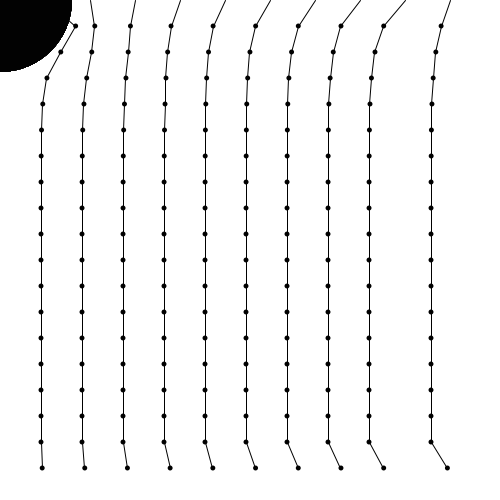
Frame 1 (no input)
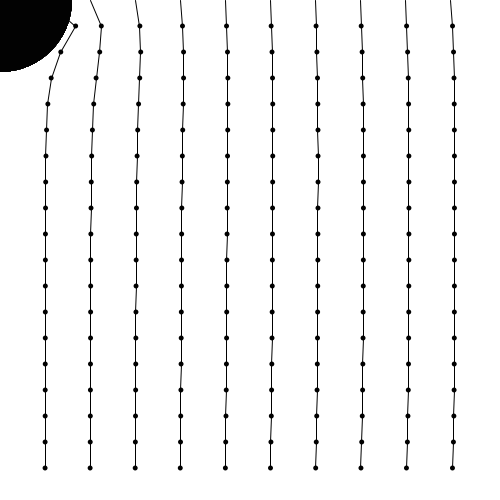
Frame 60 (the mouse pressed at the canvas centre just before this capture)
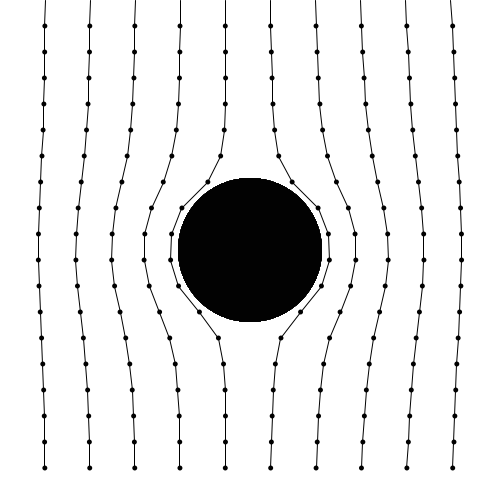
Frame 120 (the mouse held since frame 60 and released just before this capture)

The Processing sketch that drew these frames (run headless with seeded random() and noise(); from frame 60 on, the mouse is pressed at the canvas centre):

// Processing sketch: processing_29511
// ── processing_29511.pde

int xdivs = 12;
int ydivs = 20;
int edge = 500;
int ycell = edge/(ydivs-1);
int y = 100;
int radius = 5;
float body = 200;
float xbody = 10;
 float[][] particles = new float[xdivs][ydivs];

 
void setup() {
 size(500, 500);
 smooth();
 background(255);
 for (int i = 1; i < (xdivs-1); i ++ ) {//loop elements in x direction
   for (int j = 1; j < (ydivs-1); j ++ ) {
        particles[0][j] = 0;
     particles[xdivs - 1][j] = width;
     float xcell = edge/xdivs;
     fill(0);
     noStroke();
     if (i*xcell < xbody * sin(PI/(ydivs-1) * j)) 
     xcell = xbody * sin(PI/(ydivs-1) * j)/i;//make elements go outside the border
     ellipse(i*xcell, j*ycell, radius, radius);
     particles[i][j] = i*xcell;//write x value as element of array
   }
 }
}

void draw(){
 update();
}
 

void update() {
  background(255);
  if (xbody < body)
  xbody = xbody + sqrt(body-xbody)/3;
for (int i = 1; i < (xdivs-1); i ++ ) {
  for (int j = 1; j < (ydivs-1); j ++ ) {
    float xcell = edge/(xdivs-1);
     
     particles[0][j] = 0;
     particles[i][0] = i*xcell;
     particles[xdivs-1][j] = width;
     particles[i][ydivs-1] = i*xcell;
     
     float force1 = particles[i+1][j] - 2*particles[i][j] + particles[i-1][j];
     float force2 = particles[i][j+1] - 2*particles[i][j] + particles[i][j-1];
     float motion1 = 0.3;
     float motion2 = 0.3;
     

     particles[i][j] = particles[i][j] + force1*motion1 + force2 * motion2;
       
     
     float rbody = 80;
     fill(0, 50);
     noStroke();
     ellipse(mouseX, mouseY, rbody*1.8, rbody*1.8);
     float xleft = mouseX - rbody;
     float xright = mouseX + rbody;
     float ydiff = mouseY - j*ycell;
     float xmove = 0;
  if (rbody > abs(ydiff)) {
  xmove = sqrt(sq(rbody) - sq(ydiff));
  } else {
    xmove = 0;}
    
     if(particles[i][j] > xleft && particles[i][j] < mouseX && rbody > abs(ydiff) && particles[i][j] > mouseX - xmove) {
     particles[i][j] = mouseX - xmove;
   } else if (particles[i][j] > mouseX && particles[i][j] < xright && rbody > abs(ydiff) && particles[i][j] < mouseX + xmove) {
     particles[i][j] = mouseX + xmove;}
     
     /*if(particles[i][j] < xbody * sin(PI/(ydivs-1) * j))
     particles[i][j] = xbody * sin(PI/(ydivs-1) * j);*/
     
     
     fill(0);
     noStroke();
     ellipse(particles[i][j], j*ycell, radius, radius);
     
     stroke(0);
     line(particles[i][j-1], (j-1)*ycell, particles[i][j], j*ycell);
     /*line(particles[i][j+1], (j+1)*ycell, particles[i][j], j*ycell);*/
 }
}
}                                               
